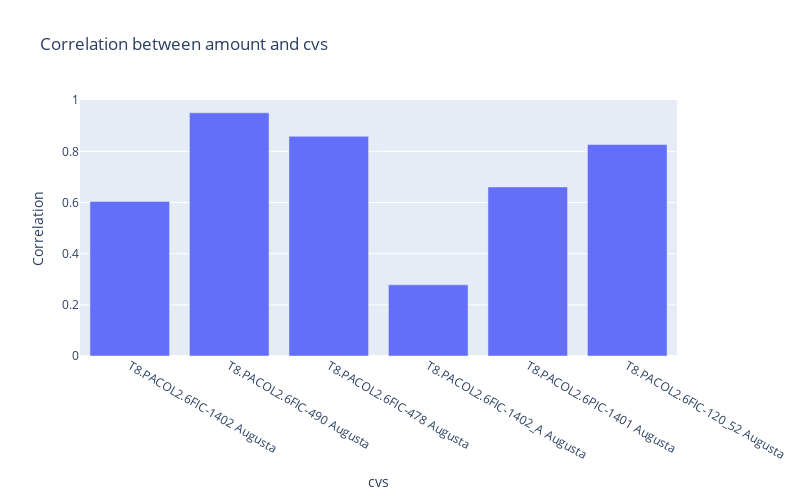

The code cell stored with this chart in its notebook:
### Code cell
# calculate the correlation between 'amount' and all cvs columns
corr_list = []
for cv in cvs:
    corr_list.append(df['amount'].corr(df[cv]))
# plot the correlation using plotly
fig = go.Figure()
fig.add_trace(go.Bar(x=cvs, y=corr_list))
fig.update_layout(title='Correlation between amount and cvs', xaxis_title='cvs', yaxis_title='Correlation')
# set the size of the figure
fig.update_layout(
    autosize=False,
    width=800,
    height=500,
)
fig.show()
fig.write_html("data/cvs_amount_corr.html")

### Figure 1 — Plotly figure (JSON) as saved in the notebook; plotly's stock layout.template omitted (floating-point values rounded to 4 significant figures)
{"data": [{"type": "bar", "x": ["T8.PACOL2.6FIC-1402 Augusta", "T8.PACOL2.6FIC-490 Augusta", "T8.PACOL2.6FIC-478 Augusta", "T8.PACOL2.6FIC-1402_A Augusta", "T8.PACOL2.6PIC-1401 Augusta", "T8.PACOL2.6FIC-120_52 Augusta"], "y": [0.6042, 0.9507, 0.8587, 0.278, 0.661, 0.8267]}], "layout": {"autosize": false, "height": 500, "title": {"text": "Correlation between amount and cvs"}, "width": 800, "xaxis": {"title": {"text": "cvs"}}, "yaxis": {"title": {"text": "Correlation"}}}}
